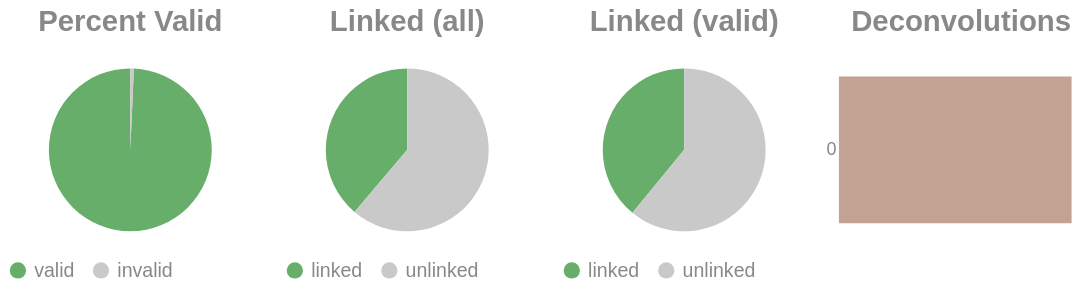

The cell this chart's notebook holds for it:
### Code cell
if SKIPLR:
    pass
else:
    clash = Counter()
    for i in valids['molecule'].to_list():
        _mol = i.split("-")
        if len(_mol) == 1:
            clash.update('0')
        else:
            clash.update(_mol[-1])

    _d = {"deconvolutions": [], 'count': []}
    for k,v in clash.items():
        _d['deconvolutions'].append(k)
        _d['count'].append(v)

    tot_valid = valids['reads'].sum()
    mask = valids['reads'] >= 2
    n_linked_reads = valids.filter(mask)['reads'].sum()
    if n_linked_reads == 0:
        print_html("No linked molecules (>=2 reads) were detected; skipping linked-only distributions.")
        SKIPLR = True
    else:
        perc_valid = round(tot_valid / n_reads, 4)
        linked_perc_abs = round(n_linked_reads / n_reads, 4)
        linked_perc = round(n_linked_reads / tot_valid, 4)

    _valid = pl.DataFrame({"valids": ['valid', 'invalid'], "count": [tot_valid, n_reads - tot_valid]})
    _linked_abs = pl.DataFrame({"linked (absolute)": ['linked', 'unlinked'], "count": [n_linked_reads, n_reads - n_linked_reads]})
    _linked_rel = pl.DataFrame({"linked (valids)": ['linked', 'unlinked'], "count": [n_linked_reads, tot_valid - n_linked_reads]})

    (
        alt.hconcat(
            piechart(_valid, goodval = 'valid', title = "Percent Valid"),
            piechart(_linked_abs, goodval = "linked", title =  "Linked (all)"),
            piechart(_linked_rel, goodval = "linked", title =  "Linked (valid)"),
            convolutionbar(pl.DataFrame(_d), title = "Deconvolutions"),
            center = True,
            bounds = 'flush'
        )
        .resolve_scale(color='independent')
        .resolve_legend('independent')
        .properties(usermeta={'embedOptions': {"actions": False}})
    ).display()

### Figure 1 — Vega-Lite specification as saved in the notebook (floating-point values rounded to 4 significant figures)
{"width": "container", "height": 400, "config": {"title": {"anchor": "start", "dy": -15, "fontSize": 18, "color": "#888888", "subtitleColor": "#888888", "subtitleFontSize": 14}, "arc": {"fill": "#0072B2"}, "axis": {"domainColor": "#888888", "domainWidth": 0.5, "gridWidth": 0.2, "grid": false, "titleFontWeight": 400, "titleFontSize": 15, "labelFontSize": 11, "labelColor": "#888888", "tickColor": "#888888", "tickWidth": 0.2, "titleColor": "#888888"}, "axisBand": {"grid": false}, "axisX": {"grid": true, "tickSize": 10, "domainCap": "round"}, "axisY": {"domain": false, "grid": true, "tickSize": 0, "domainCap": "round"}, "background": "transparent", "header": {"labelFontSize": 15, "labelColor": "#888888", "titleFontSize": 15, "titleFontWeight": 600, "titleColor": "#888888"}, "legend": {"labelFont": "sans-serif", "labelFontSize": 12, "labelColor": "#888888", "symbolSize": 100, "symbolType": "circle", "titleFontSize": 12, "titlePadding": 10, "titleColor": "#888888", "title": null}, "range": {"category": ["#E69F00", "#56B4E9", "#009E73", "#F0E442", "#0072B2", "#D55E00", "#CC79A7", "#000000"], "diverging": ["#cfe8f3", "#a2d4ec", "#73bfe2", "#46abdb", "#1696d2", "#12719e"]}, "area": {"fill": "#0072B2", "fillOpacity": 0.7, "line": true, "strokeOpacity": 0.7}, "line": {"color": "#0072B2", "stroke": "#0072B2", "strokeWidth": 2}, "trail": {"color": "#0072B2", "stroke": "#0072B2", "strokeWidth": 0, "size": 1}, "point": {"filled": true, "fillOpacity": 1.0, "size": 95}, "text": {"color": "#888888", "fontSize": 11, "align": "right", "fontWeight": 400, "size": 11}, "bar": {"fill": "#0072B2", "stroke": null}, "view": {"stroke": null, "continuousWidth": 660, "continuousHeight": 400}}, "hconcat": [{"data": {"name": "data-ec8cece99a4f534567b05c854bad9f34"}, "mark": {"type": "arc"}, "encoding": {"color": {"field": "valids", "legend": {"orient": "bottom", "title": null}, "scale": {"domain": ["valid", "invalid"], "range": ["#68ae6b", "#C9C9C9"]}, "title": "Valids", "type": "nominal"}, "theta": {"field": "count", "type": "quantitative"}, "tooltip": [{"field": "valids", "title": "Valids", "type": "ordinal"}, {"field": "percent", "format": ".2%", "title": "Percent", "type": "quantitative"}, {"field": "count", "title": "Count", "type": "quantitative"}]}, "height": 100, "title": {"text": "Percent Valid", "align": "center", "anchor": "middle"}, "transform": [{"calculate": "datum.count / 1268179", "as": "percent"}], "width": 150}, {"data": {"name": "data-691131554ed1d302bbe09062f35bc7b4"}, "mark": {"type": "arc"}, "encoding": {"color": {"field": "linked (absolute)", "legend": {"orient": "bottom", "title": null}, "scale": {"domain": ["linked", "unlinked"], "range": ["#68ae6b", "#C9C9C9"]}, "title": "Linked (Absolute)", "type": "nominal"}, "theta": {"field": "count", "type": "quantitative"}, "tooltip": [{"field": "linked (absolute)", "title": "Linked (Absolute)", "type": "ordinal"}, {"field": "percent", "format": ".2%", "title": "Percent", "type": "quantitative"}, {"field": "count", "title": "Count", "type": "quantitative"}]}, "height": 100, "title": {"text": "Linked (all)", "align": "center", "anchor": "middle"}, "transform": [{"calculate": "datum.count / 1268179", "as": "percent"}], "width": 150}, {"data": {"name": "data-cb894a0bc9f799eccb4d8f838988ee82"}, "mark": {"type": "arc"}, "encoding": {"color": {"field": "linked (valids)", "legend": {"orient": "bottom", "title": null}, "scale": {"domain": ["linked", "unlinked"], "range": ["#68ae6b", "#C9C9C9"]}, "title": "Linked (Valids)", "type": "nominal"}, "theta": {"field": "count", "type": "quantitative"}, "tooltip": [{"field": "linked (valids)", "title": "Linked (Valids)", "type": "ordinal"}, {"field": "percent", "format": ".2%", "title": "Percent", "type": "quantitative"}, {"field": "count", "title": "Count", "type": "quantitative"}]}, "height": 100, "title": {"text": "Linked (valid)", "align": "center", "anchor": "middle"}, "transform": [{"calculate": "datum.count / 1259376", "as": "percent"}], "width": 150}, {"data": {"name": "data-6e1f43834dd095dbb1a451187a8c502f"}, "mark": {"type": "bar"}, "encoding": {"color": {"field": "deconvolutions", "legend": null, "scale": {"scheme": "lightgreyred"}, "type": "nominal"}, "tooltip": [{"field": "deconvolutions", "title": "Deconvolutions", "type": "ordinal"}, {"field": "percent", "format": ".2%", "title": "Percent", "type": "quantitative"}, {"field": "count", "title": "Count", "type": "quantitative"}], "x": {"axis": null, "field": "count", "type": "quantitative"}, "y": {"field": "deconvolutions", "sort": "ascending", "title": null, "type": "nominal"}}, "height": 100, "title": {"text": "Deconvolutions", "align": "center", "anchor": "middle"}, "transform": [{"calculate": "datum.count / 952117", "as": "percent"}], "width": 150}], "bounds": "flush", "center": true, "resolve": {"legend": {"angle": "independent"}, "scale": {"color": "independent"}}, "usermeta": {"embedOptions": {"actions": false}}, "$schema": "https://vega.github.io/schema/vega-lite/v6.1.0.json", "datasets": {"data-ec8cece99a4f534567b05c854bad9f34": [{"valids": "valid", "count": 1259376}, {"valids": "invalid", "count": 8803}], "data-691131554ed1d302bbe09062f35bc7b4": [{"linked (absolute)": "linked", "count": 491842}, {"linked (absolute)": "unlinked", "count": 776337}], "data-cb894a0bc9f799eccb4d8f838988ee82": [{"linked (valids)": "linked", "count": 491842}, {"linked (valids)": "unlinked", "count": 767534}], "data-6e1f43834dd095dbb1a451187a8c502f": [{"deconvolutions": "0", "count": 952117}]}}
